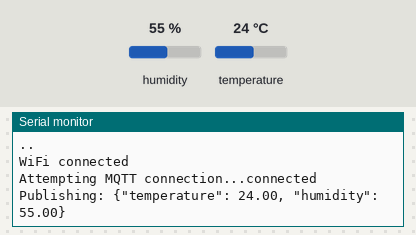
Simulated run of this sketch. Board: ESP32. Shown: the last lines printed to the serial monitor. The inputs (shaded band) are chosen by the test bench; at power-on: humidity 55 %, temperature 24 °C. WiFi joins after 1.5 s; servers stay silent unless stated; no MQTT or app messages arrive unless stated.

Above: at 3.2 s.
3.3 s: humidity set to 22 %
At 7.5 s:
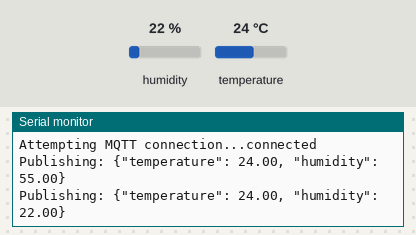
8.9 s: temperature set to 12 °C
At 13.4 s:
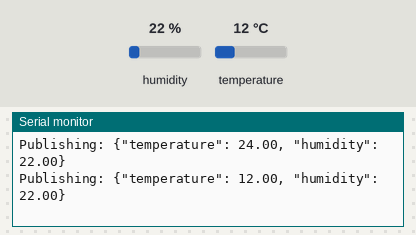
14.5 s: humidity set to 40 %
At 18.1 s:
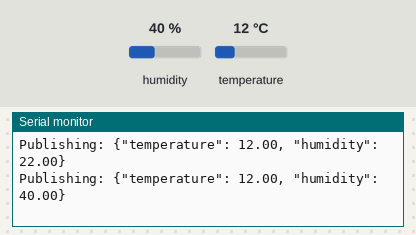
Timing chart, 0 to 19.6 s (numbered marks = the images above; inputs shaded):
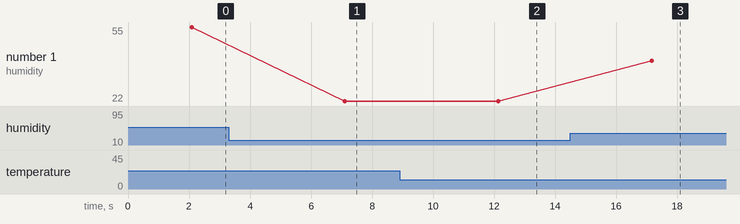

The sketch:

esp_mqtt_flask.ino
```cpp
#include <WiFi.h>
#include <PubSubClient.h>
#include <DHT.h>

#define DHTPIN 4         // GPIO4 (D4)
#define DHTTYPE DHT11

const char* ssid = "wifi name";
const char* password = "password";
const char* mqtt_server = "broker ip"; // broker ip address

WiFiClient espClient;
PubSubClient client(espClient);
DHT dht(DHTPIN, DHTTYPE);

void setup_wifi() {
  delay(10);
  Serial.println();
  Serial.print("Connecting to ");
  Serial.println(ssid);
  WiFi.begin(ssid, password);

  while (WiFi.status() != WL_CONNECTED) {
    delay(1000);
    Serial.print(".");
  }

  Serial.println("");
  Serial.println("WiFi connected");
}

void reconnect() {
  while (!client.connected()) {
    Serial.print("Attempting MQTT connection...");
    if (client.connect("ESP32Client")) {
      Serial.println("connected");
    } else {
      Serial.print("failed, rc=");
      Serial.print(client.state());
      delay(5000);
    }
  }
}

void setup() {
  Serial.begin(115200);
  dht.begin();
  setup_wifi();
  client.setServer(mqtt_server, 1883);
}

void loop() {
  if (!client.connected()) {
    reconnect();
  }
  client.loop();

  float h = dht.readHumidity();
  float t = dht.readTemperature();

  if (!isnan(h) && !isnan(t)) {
    String payload = "{\"temperature\": " + String(t) + ", \"humidity\": " + String(h) + "}";
    Serial.println("Publishing: " + payload);
    client.publish("sensor/dht11", payload.c_str());
  }

  delay(5000); // Publish every 5 seconds
}
```

Measured:
- after the input at 3.3 s, the serial monitor: prints a new line after 3.8 s (image 1)
- after the input at 8.9 s, the serial monitor: prints a new line after 3.2 s (image 2)
- after the input at 14.5 s, the serial monitor: prints a new line after 2.7 s (image 3)
- plotted number 1: 55 → 22 after the input at 3.3 s, 22 → 40 after the input at 14.5 s
